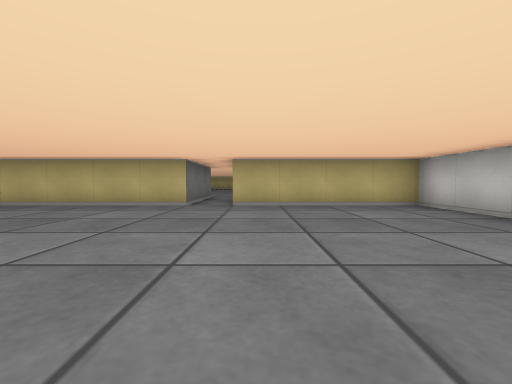
[1] (above)

18 first-person views from a walk through a cub3D ray-caster map. The camera is about half as high as the walls, tilts 2° down and sees 90° across. The floor is counted in squares. Each view is taken from the middle of a square. On the plan, view 1 faces up. The plan holds only what a view shows up to about 9 squares ahead; the rest is blank.

[2]
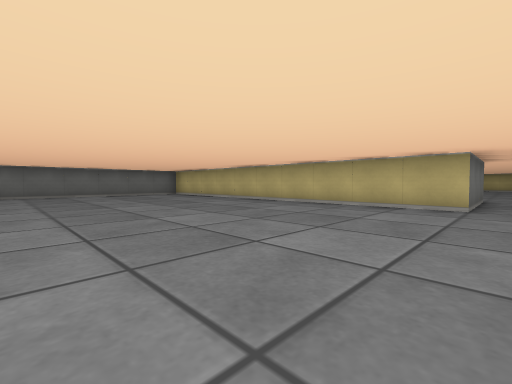

[3]
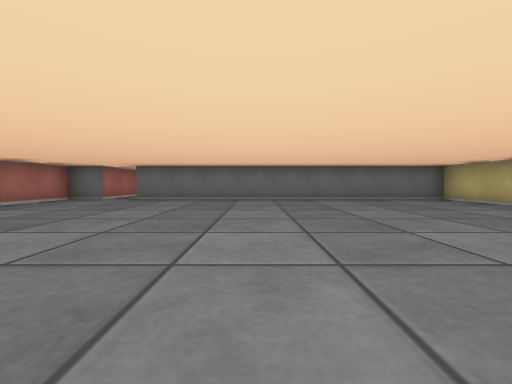

[4]
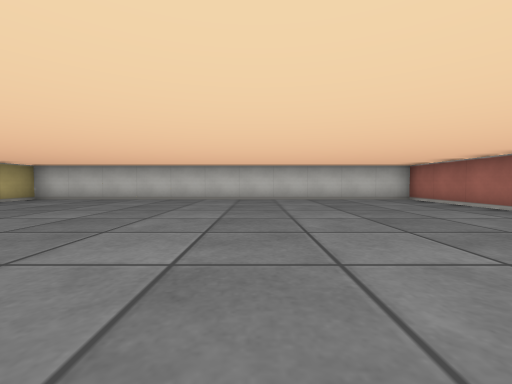

[5]
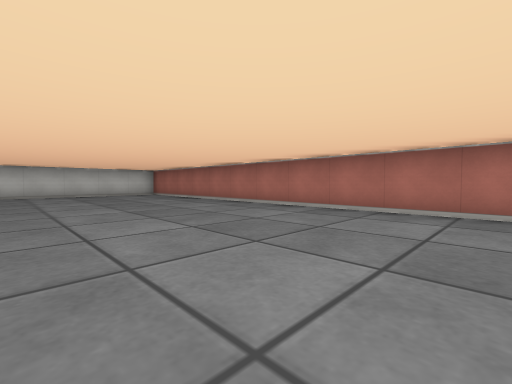

[6]
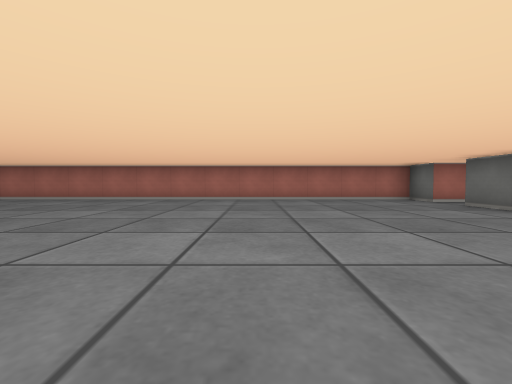

[7]
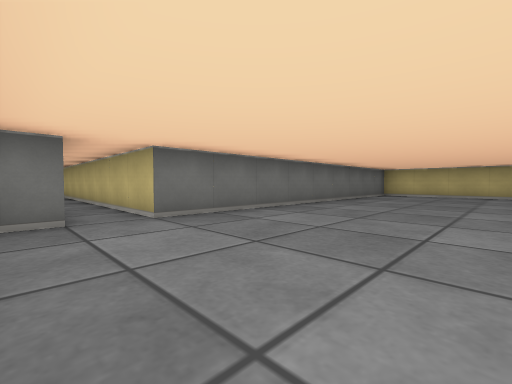

[8]
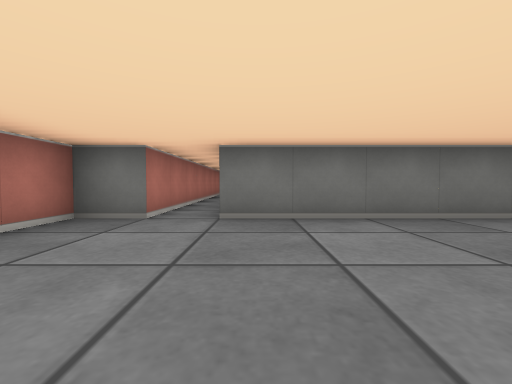

[9]
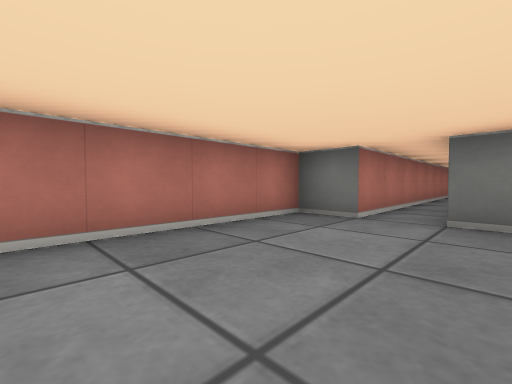

[10]
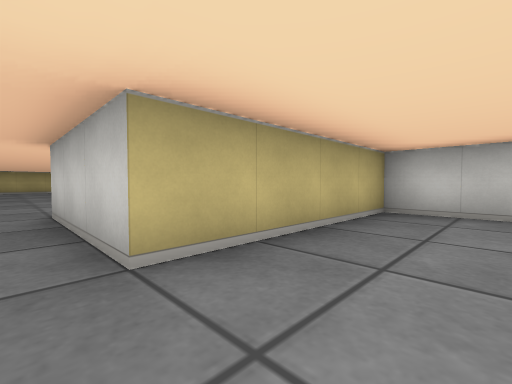

[11]
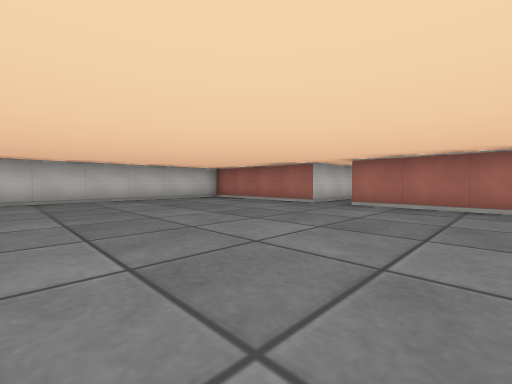

[12]
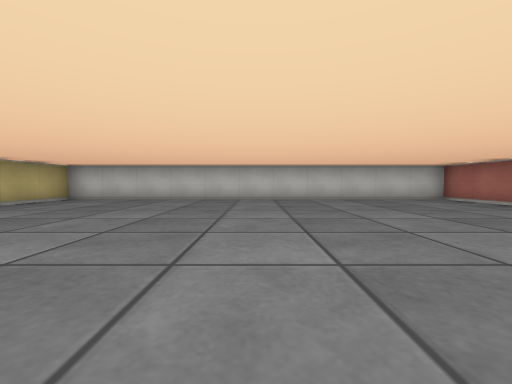

[13]
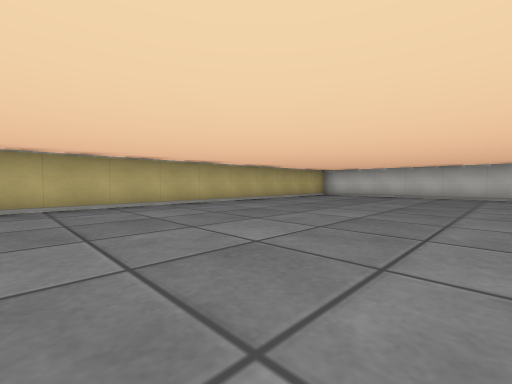

[14]
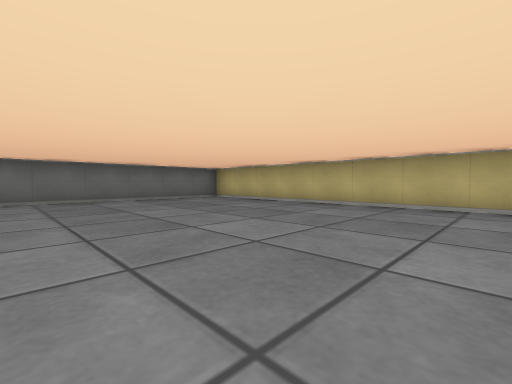

[15]
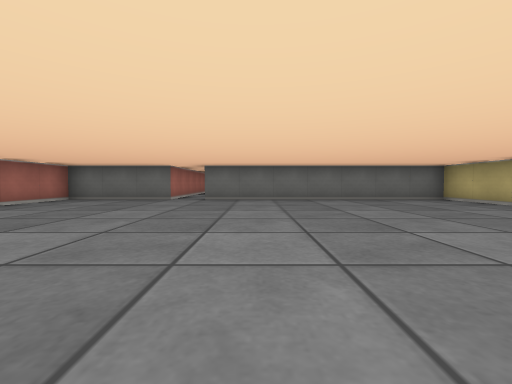

[16]
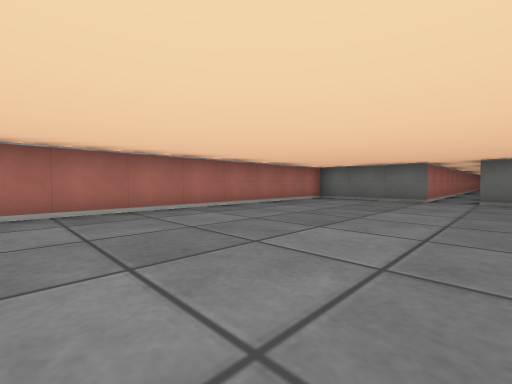

[17]
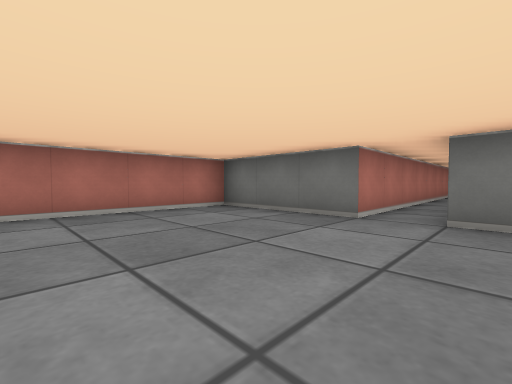

[18]
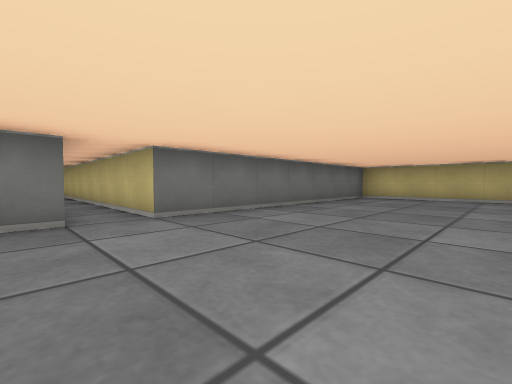

### Floor plan
Points are (right, up) in squares from view 1. A wall is a line through its corners. A room is listed if a view was taken in it or the views show most of it. See-through windows are left out.
Room 1 (views 1, 2, 3, 4, 5, 6, 7, 8, 9, 10)
walls: (-1.5, 8.5) (-1.5, 5.5) (-11.5, 5.5) (-11.5, -3.5) (-18.5, -3.5); (-18.5, -4.5) (-11.5, -4.5) (-11.5, -5.5) (3.5, -5.5) (3.5, 5.5) (-0.5, 5.5) (-0.5, 8.5)
ways out: opening at (-1, 8) to room 2
Room 2 (views 11, 12, 13, 14, 15, 16, 17, 18)
walls: (-18.5, 11.5) (-11.5, 11.5) (-11.5, 8.5) (-1.5, 8.5); (-0.5, 8.5) (3.5, 8.5) (3.5, 19.5) (-11.5, 19.5) (-11.5, 12.5) (-18.5, 12.5)
ways out: opening at (-1, 8) to room 1

Where each view was taken, in squares from view 1:
view 1: 0 up, 0 right, facing up
view 2: 0 up, 1 left, facing up-left
view 3: 0 up, 4 left, facing left
view 4: 1 down, 4 left, facing right
view 5: 1 down, 7 left, facing down-right
view 6: 2 up, 7 left, facing down
view 7: 5 down, 8 left, facing up-left
view 8: 3 down, 8 left, facing left
view 9: 3 down, 8 left, facing down-left
view 10: 4 up, 1 left, facing up-right
view 11: 14 up, 4 left, facing down-right
view 12: 14 up, 4 left, facing right
view 13: 14 up, 6 left, facing up-right
view 14: 14 up, 4 left, facing up-left
view 15: 14 up, 4 left, facing left
view 16: 13 up, 4 left, facing down-left
view 17: 13 up, 8 left, facing down-left
view 18: 11 up, 8 left, facing up-left
